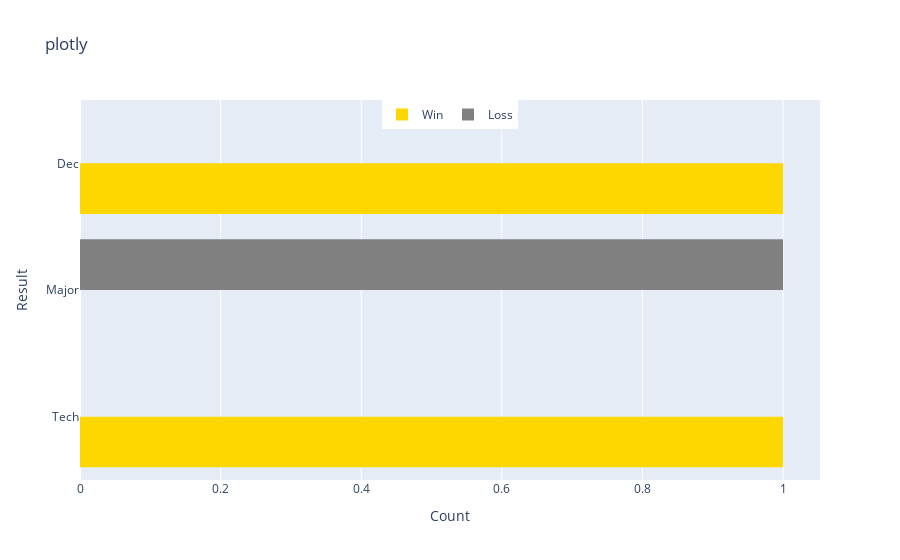
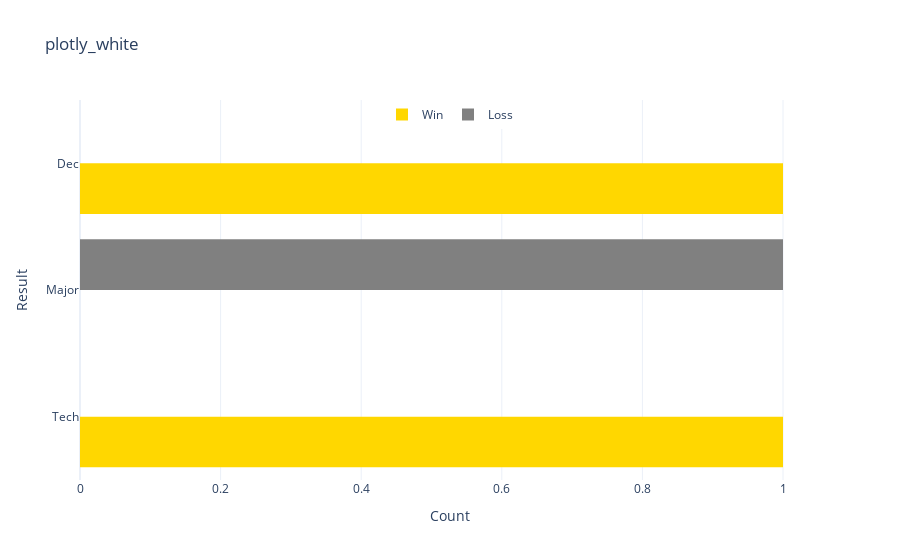
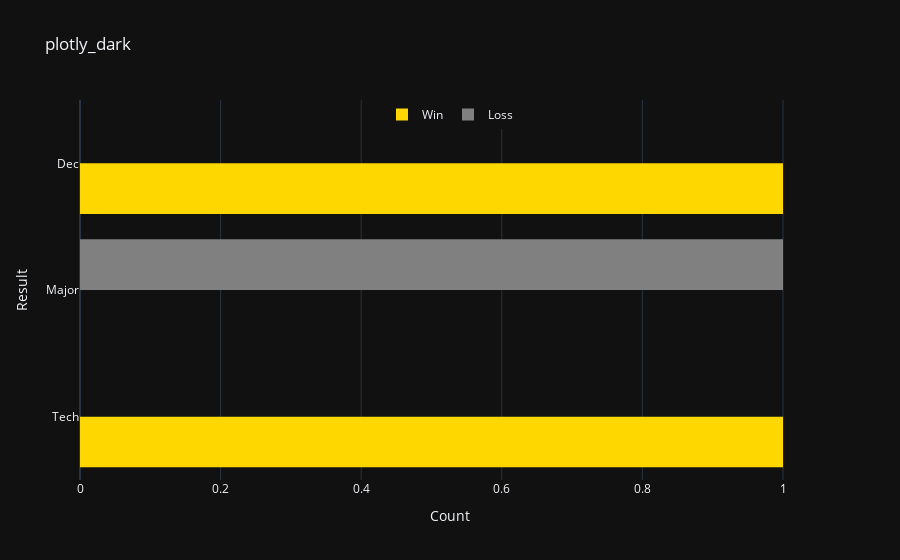
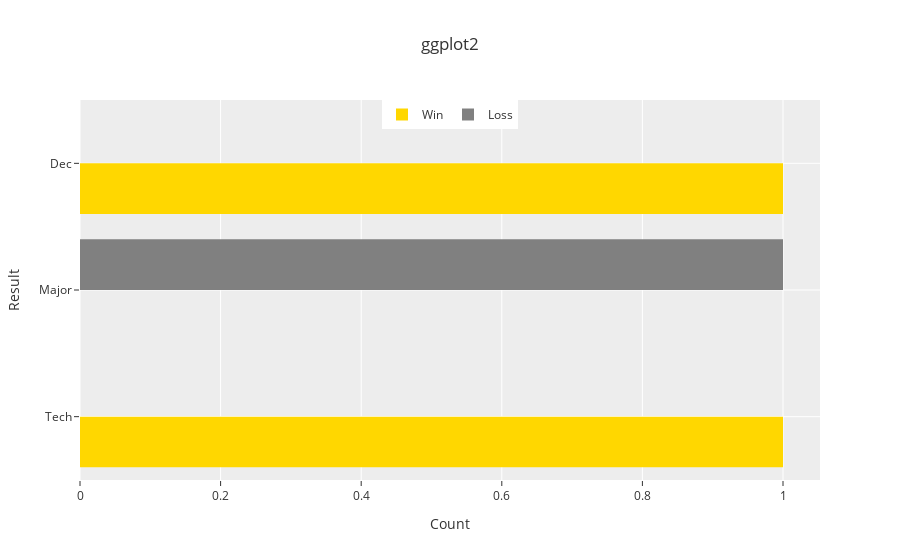

The notebook cell these images were saved under, in order:
### Code cell
for template in ["plotly", "plotly_white", "plotly_dark", "ggplot2", "seaborn", "simple_white", "none"]:
    fig = draw_results_hist([match1, match2, match3], template)
    fig.show()

### Figure 1 — Plotly figure (JSON) as saved in the notebook; plotly's stock layout.template omitted (floating-point values rounded to 4 significant figures)
{"data": [{"alignmentgroup": "True", "bingroup": "y", "histfunc": "count", "hovertemplate": "binary=Win<br>count=%{x}<br>Method=%{y}<extra></extra>", "legendgroup": "Win", "marker": {"color": "gold"}, "name": "Win", "offsetgroup": "Win", "orientation": "h", "showlegend": true, "type": "histogram", "xaxis": "x", "y": ["Dec", "Tech"], "yaxis": "y"}, {"alignmentgroup": "True", "bingroup": "y", "histfunc": "count", "hovertemplate": "binary=Loss<br>count=%{x}<br>Method=%{y}<extra></extra>", "legendgroup": "Loss", "marker": {"color": "gray"}, "name": "Loss", "offsetgroup": "Loss", "orientation": "h", "showlegend": true, "type": "histogram", "xaxis": "x", "y": ["Major"], "yaxis": "y"}], "layout": {"barmode": "group", "legend": {"orientation": "h", "title": {}, "tracegroupgap": 0, "x": 0.5, "xanchor": "center", "y": 1, "yanchor": "top"}, "title": {"text": "plotly"}, "xaxis": {"anchor": "y", "domain": [0, 1], "title": {"text": "Count"}}, "yaxis": {"anchor": "x", "categoryarray": ["Contest", "Fall", "Tech", "Major", "Dec"], "categoryorder": "array", "domain": [0, 1], "title": {"text": "Result"}}}}

### Figure 2 — Plotly figure (JSON) as saved in the notebook; plotly's stock layout.template omitted (floating-point values rounded to 4 significant figures)
{"data": [{"alignmentgroup": "True", "bingroup": "y", "histfunc": "count", "hovertemplate": "binary=Win<br>count=%{x}<br>Method=%{y}<extra></extra>", "legendgroup": "Win", "marker": {"color": "gold"}, "name": "Win", "offsetgroup": "Win", "orientation": "h", "showlegend": true, "type": "histogram", "xaxis": "x", "y": ["Dec", "Tech"], "yaxis": "y"}, {"alignmentgroup": "True", "bingroup": "y", "histfunc": "count", "hovertemplate": "binary=Loss<br>count=%{x}<br>Method=%{y}<extra></extra>", "legendgroup": "Loss", "marker": {"color": "gray"}, "name": "Loss", "offsetgroup": "Loss", "orientation": "h", "showlegend": true, "type": "histogram", "xaxis": "x", "y": ["Major"], "yaxis": "y"}], "layout": {"barmode": "group", "legend": {"orientation": "h", "title": {}, "tracegroupgap": 0, "x": 0.5, "xanchor": "center", "y": 1, "yanchor": "top"}, "title": {"text": "plotly_white"}, "xaxis": {"anchor": "y", "domain": [0, 1], "title": {"text": "Count"}}, "yaxis": {"anchor": "x", "categoryarray": ["Contest", "Fall", "Tech", "Major", "Dec"], "categoryorder": "array", "domain": [0, 1], "title": {"text": "Result"}}}}

### Figure 3 — Plotly figure (JSON) as saved in the notebook; plotly's stock layout.template omitted (floating-point values rounded to 4 significant figures)
{"data": [{"alignmentgroup": "True", "bingroup": "y", "histfunc": "count", "hovertemplate": "binary=Win<br>count=%{x}<br>Method=%{y}<extra></extra>", "legendgroup": "Win", "marker": {"color": "gold"}, "name": "Win", "offsetgroup": "Win", "orientation": "h", "showlegend": true, "type": "histogram", "xaxis": "x", "y": ["Dec", "Tech"], "yaxis": "y"}, {"alignmentgroup": "True", "bingroup": "y", "histfunc": "count", "hovertemplate": "binary=Loss<br>count=%{x}<br>Method=%{y}<extra></extra>", "legendgroup": "Loss", "marker": {"color": "gray"}, "name": "Loss", "offsetgroup": "Loss", "orientation": "h", "showlegend": true, "type": "histogram", "xaxis": "x", "y": ["Major"], "yaxis": "y"}], "layout": {"barmode": "group", "legend": {"orientation": "h", "title": {}, "tracegroupgap": 0, "x": 0.5, "xanchor": "center", "y": 1, "yanchor": "top"}, "title": {"text": "plotly_dark"}, "xaxis": {"anchor": "y", "domain": [0, 1], "title": {"text": "Count"}}, "yaxis": {"anchor": "x", "categoryarray": ["Contest", "Fall", "Tech", "Major", "Dec"], "categoryorder": "array", "domain": [0, 1], "title": {"text": "Result"}}}}

### Figure 4 — Plotly figure (JSON) as saved in the notebook; plotly's stock layout.template omitted (floating-point values rounded to 4 significant figures)
{"data": [{"alignmentgroup": "True", "bingroup": "y", "histfunc": "count", "hovertemplate": "binary=Win<br>count=%{x}<br>Method=%{y}<extra></extra>", "legendgroup": "Win", "marker": {"color": "gold"}, "name": "Win", "offsetgroup": "Win", "orientation": "h", "showlegend": true, "type": "histogram", "xaxis": "x", "y": ["Dec", "Tech"], "yaxis": "y"}, {"alignmentgroup": "True", "bingroup": "y", "histfunc": "count", "hovertemplate": "binary=Loss<br>count=%{x}<br>Method=%{y}<extra></extra>", "legendgroup": "Loss", "marker": {"color": "gray"}, "name": "Loss", "offsetgroup": "Loss", "orientation": "h", "showlegend": true, "type": "histogram", "xaxis": "x", "y": ["Major"], "yaxis": "y"}], "layout": {"barmode": "group", "legend": {"orientation": "h", "title": {}, "tracegroupgap": 0, "x": 0.5, "xanchor": "center", "y": 1, "yanchor": "top"}, "title": {"text": "ggplot2"}, "xaxis": {"anchor": "y", "domain": [0, 1], "title": {"text": "Count"}}, "yaxis": {"anchor": "x", "categoryarray": ["Contest", "Fall", "Tech", "Major", "Dec"], "categoryorder": "array", "domain": [0, 1], "title": {"text": "Result"}}}}
